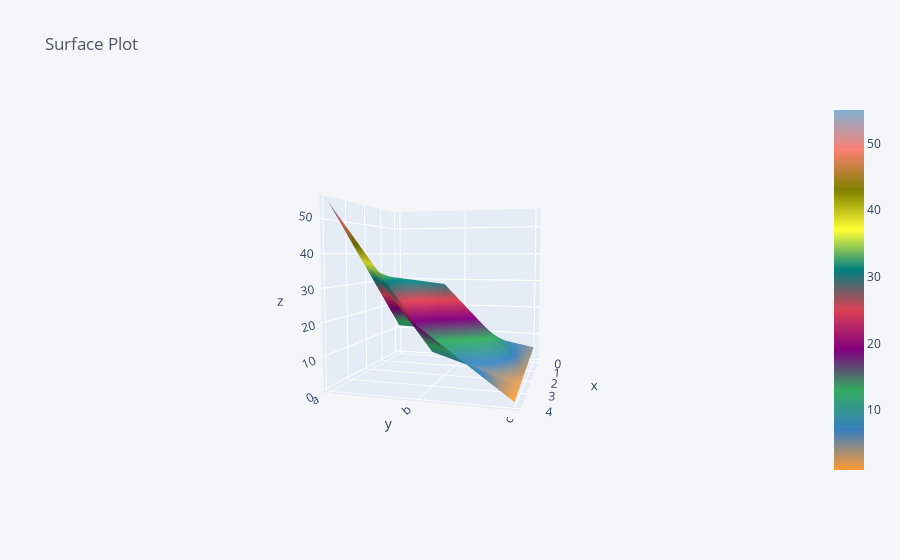

Source (notebook cell):
### Code cell
dataset3.iplot(kind='surface',title='Surface Plot')

### Figure 1 — Plotly figure (JSON) as saved in the notebook; plotly's stock layout.template omitted (floating-point values rounded to 4 significant figures)
{"data": [{"colorscale": [[0, "rgb(255, 153, 51)"], [0.1111, "rgb(55, 128, 191)"], [0.2222, "rgb(50, 171, 96)"], [0.3333, "rgb(128, 0, 128)"], [0.4444, "rgb(219, 64, 82)"], [0.5556, "rgb(0, 128, 128)"], [0.6667, "rgb(255, 255, 51)"], [0.7778, "rgb(128, 128, 0)"], [0.8889, "rgb(251, 128, 114)"], [1, "rgb(128, 177, 211)"]], "type": "surface", "x": [0, 1, 2, 3, 4], "y": ["a", "b", "c"], "z": [[11, 22, 33, 44, 55], [10, 20, 30, 10, 20], [5, 4, 3, 2, 1]]}], "layout": {"autosize": true, "legend": {"bgcolor": "#F5F6F9", "font": {"color": "#4D5663"}}, "paper_bgcolor": "#F5F6F9", "plot_bgcolor": "#F5F6F9", "scene": {"aspectmode": "auto", "aspectratio": {"x": 1, "y": 1, "z": 1}, "camera": {"center": {"x": 0, "y": 0, "z": 0}, "eye": {"x": 2.538, "y": 0.7353, "z": 0.2061}, "projection": {"type": "perspective"}, "up": {"x": 0, "y": 0, "z": 1}}}, "title": {"font": {"color": "#4D5663"}, "text": "Surface Plot"}, "xaxis": {"gridcolor": "#E1E5ED", "showgrid": true, "tickfont": {"color": "#4D5663"}, "title": {"font": {"color": "#4D5663"}, "text": ""}, "zerolinecolor": "#E1E5ED"}, "yaxis": {"gridcolor": "#E1E5ED", "showgrid": true, "tickfont": {"color": "#4D5663"}, "title": {"font": {"color": "#4D5663"}, "text": ""}, "zerolinecolor": "#E1E5ED"}}}
